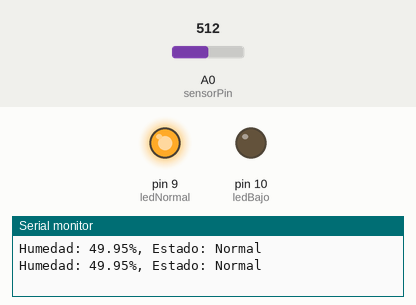
Simulated run of this sketch. Board: Arduino Uno, built with avr-gcc and run on an emulated ATmega328P. Shown: output pins drawn as LEDs (lit = HIGH), the last lines printed to the serial monitor. The inputs (shaded band) are chosen by the test bench; at power-on: A0 (sensorPin) = 512.

Above: at 2.8 s.
2.9 s: A0 (sensorPin) set to 704
5.6 s: A0 (sensorPin) set to 728
At 6.7 s:
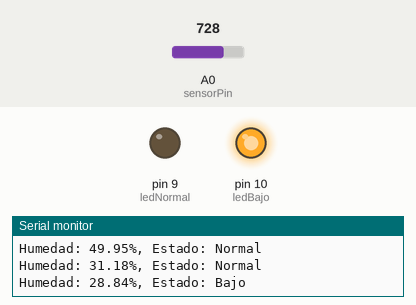
8.3 s: A0 (sensorPin) set to 716
At 11.0 s:
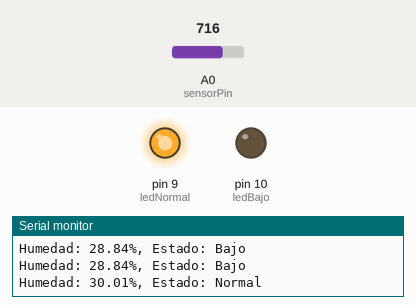
11.5 s: A0 (sensorPin) set to 900
At 12.5 s:
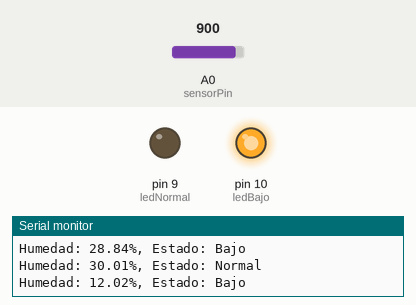
Timing chart, 0 to 14.5 s (numbered marks = the images above; inputs shaded):
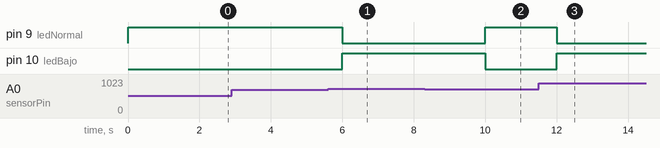

Measured:
- the behaviour switches between 716 and 717 on A0 (sensorPin) (found by bisection; images 0 and 1)
- after the input at 5.6 s, pin 9 (ledNormal): HIGH → LOW after 0.40 s; pin 10 (ledBajo): LOW → HIGH after 0.40 s
- after the input at 8.3 s, pin 9 (ledNormal): LOW → HIGH after 1.7 s; pin 10 (ledBajo): HIGH → LOW after 1.7 s
- after the input at 11.5 s, pin 9 (ledNormal): HIGH → LOW after 0.51 s; pin 10 (ledBajo): LOW → HIGH after 0.51 s

The sketch:

PRUEBA.ino
```cpp
int sensorPin = A0;
int lecturaRaw = 0;
float humedadPercent = 0.0;

String estado;

int ledNormal = 9;
int ledBajo = 10;

void setup() {
  Serial.begin(9600);
  pinMode(ledNormal, OUTPUT);
  pinMode(ledBajo, OUTPUT);
}

void loop() {
  lecturaRaw = analogRead(sensorPin);
  humedadPercent = 100.0 - ((lecturaRaw / 1023.0) * 100.0);

  if (humedadPercent < 0) humedadPercent = 0;
  if (humedadPercent > 100) humedadPercent = 100;

  if (humedadPercent < 30) {
    estado = "Bajo";
    digitalWrite(ledBajo, HIGH);     // Encender LED bajo
    digitalWrite(ledNormal, LOW);    // Apagar LED normal
  } else {
    estado = "Normal";
    digitalWrite(ledNormal, HIGH);   // Encender LED normal
    digitalWrite(ledBajo, LOW);      // Apagar LED bajo
  }

  Serial.print("Humedad: ");
  Serial.print(humedadPercent, 2);
  Serial.print("%, Estado: ");
  Serial.println(estado);

  delay(2000);
}
```
